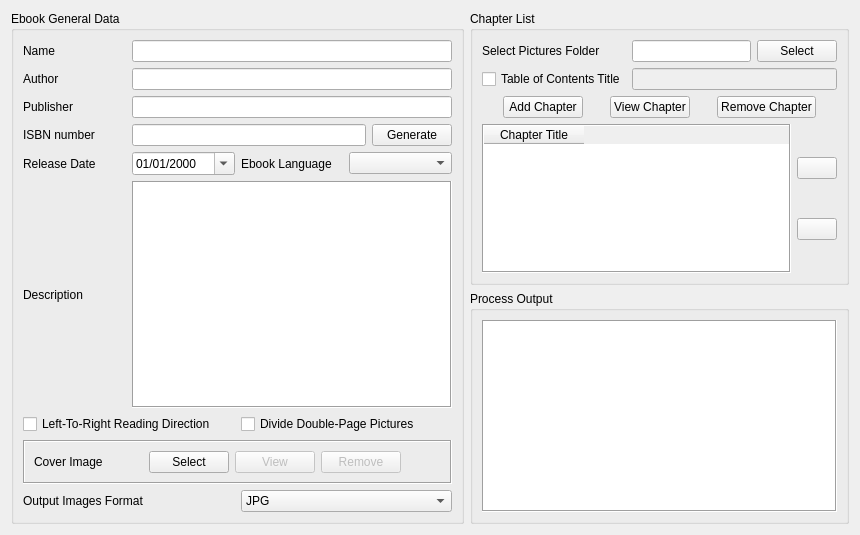
<?xml version="1.0" encoding="UTF-8"?>
<ui version="4.0">
 <class>MangaEditor</class>
 <widget class="QWidget" name="MangaEditor">
  <property name="geometry">
   <rect>
    <x>0</x>
    <y>0</y>
    <width>860</width>
    <height>535</height>
   </rect>
  </property>
  <property name="focusPolicy">
   <enum>Qt::NoFocus</enum>
  </property>
  <property name="windowTitle">
   <string>new-manga.opf</string>
  </property>
  <layout class="QGridLayout" name="gridLayout_3">
   <item row="0" column="1">
    <widget class="QGroupBox" name="groupBox_2">
     <property name="sizePolicy">
      <sizepolicy hsizetype="Expanding" vsizetype="Preferred">
       <horstretch>0</horstretch>
       <verstretch>0</verstretch>
      </sizepolicy>
     </property>
     <property name="title">
      <string>Chapter List</string>
     </property>
     <layout class="QGridLayout" name="gridLayout_2">
      <item row="0" column="0">
       <widget class="QLabel" name="label_8">
        <property name="text">
         <string>Select Pictures Folder</string>
        </property>
       </widget>
      </item>
      <item row="1" column="0">
       <widget class="QCheckBox" name="chkChapterTitle">
        <property name="text">
         <string>Table of Contents Title</string>
        </property>
       </widget>
      </item>
      <item row="0" column="1">
       <widget class="QLineEdit" name="txtPicFolder">
        <property name="focusPolicy">
         <enum>Qt::NoFocus</enum>
        </property>
        <property name="readOnly">
         <bool>true</bool>
        </property>
       </widget>
      </item>
      <item row="3" column="0" colspan="3">
       <widget class="QTableWidget" name="tblChapters">
        <property name="acceptDrops">
         <bool>true</bool>
        </property>
        <property name="toolTip">
         <string>&lt;html&gt;&lt;head/&gt;&lt;body&gt;&lt;p&gt;&lt;span style=&quot; font-weight:600;&quot;&gt;check line: &lt;/span&gt;insert the chapter into the Table of Contents.&lt;/p&gt;&lt;p&gt;&lt;span style=&quot; font-weight:600;&quot;&gt;uncheck line: &lt;/span&gt;add the chapter into the ebook but ignore it in Table of Contents.&lt;/p&gt;&lt;/body&gt;&lt;/html&gt;</string>
        </property>
        <property name="frameShape">
         <enum>QFrame::Box</enum>
        </property>
        <property name="selectionMode">
         <enum>QAbstractItemView::SingleSelection</enum>
        </property>
        <property name="selectionBehavior">
         <enum>QAbstractItemView::SelectRows</enum>
        </property>
        <column>
         <property name="text">
          <string>Chapter Title</string>
         </property>
        </column>
       </widget>
      </item>
      <item row="3" column="3">
       <layout class="QVBoxLayout" name="verticalLayout_3">
        <item>
         <widget class="QPushButton" name="btnUpArrow">
          <property name="enabled">
           <bool>true</bool>
          </property>
          <property name="sizePolicy">
           <sizepolicy hsizetype="Maximum" vsizetype="Fixed">
            <horstretch>0</horstretch>
            <verstretch>0</verstretch>
           </sizepolicy>
          </property>
          <property name="text">
           <string/>
          </property>
          <property name="icon">
           <iconset theme="arrow-up">
            <normaloff>.</normaloff>.</iconset>
          </property>
         </widget>
        </item>
        <item>
         <widget class="QPushButton" name="btnDownArrow">
          <property name="sizePolicy">
           <sizepolicy hsizetype="Maximum" vsizetype="Fixed">
            <horstretch>0</horstretch>
            <verstretch>0</verstretch>
           </sizepolicy>
          </property>
          <property name="text">
           <string/>
          </property>
          <property name="icon">
           <iconset theme="arrow-down">
            <normaloff>.</normaloff>.</iconset>
          </property>
         </widget>
        </item>
       </layout>
      </item>
      <item row="2" column="0" colspan="4">
       <layout class="QHBoxLayout" name="horizontalLayout_3">
        <item>
         <widget class="QPushButton" name="btnAddChapter">
          <property name="sizePolicy">
           <sizepolicy hsizetype="Maximum" vsizetype="Fixed">
            <horstretch>0</horstretch>
            <verstretch>0</verstretch>
           </sizepolicy>
          </property>
          <property name="text">
           <string>Add Chapter</string>
          </property>
         </widget>
        </item>
        <item>
         <widget class="QPushButton" name="btnViewChapter">
          <property name="sizePolicy">
           <sizepolicy hsizetype="Maximum" vsizetype="Fixed">
            <horstretch>0</horstretch>
            <verstretch>0</verstretch>
           </sizepolicy>
          </property>
          <property name="text">
           <string>View Chapter</string>
          </property>
         </widget>
        </item>
        <item>
         <widget class="QPushButton" name="btnRemoveChapter">
          <property name="enabled">
           <bool>true</bool>
          </property>
          <property name="sizePolicy">
           <sizepolicy hsizetype="Maximum" vsizetype="Fixed">
            <horstretch>0</horstretch>
            <verstretch>0</verstretch>
           </sizepolicy>
          </property>
          <property name="text">
           <string>Remove Chapter</string>
          </property>
         </widget>
        </item>
       </layout>
      </item>
      <item row="1" column="1" colspan="3">
       <widget class="QLineEdit" name="txtChapterTitle">
        <property name="enabled">
         <bool>false</bool>
        </property>
       </widget>
      </item>
      <item row="0" column="2" colspan="2">
       <widget class="QPushButton" name="btnSelectPicFolder">
        <property name="text">
         <string>Select</string>
        </property>
       </widget>
      </item>
     </layout>
     <zorder>tblChapters</zorder>
     <zorder>label_8</zorder>
     <zorder>chkChapterTitle</zorder>
     <zorder>txtChapterTitle</zorder>
     <zorder>txtPicFolder</zorder>
     <zorder>btnSelectPicFolder</zorder>
    </widget>
   </item>
   <item row="1" column="1">
    <widget class="QGroupBox" name="groupBox_3">
     <property name="sizePolicy">
      <sizepolicy hsizetype="Expanding" vsizetype="Preferred">
       <horstretch>0</horstretch>
       <verstretch>0</verstretch>
      </sizepolicy>
     </property>
     <property name="title">
      <string>Process Output</string>
     </property>
     <layout class="QVBoxLayout" name="verticalLayout">
      <item>
       <widget class="QPlainTextEdit" name="txtOutput">
        <property name="sizePolicy">
         <sizepolicy hsizetype="Expanding" vsizetype="Fixed">
          <horstretch>0</horstretch>
          <verstretch>0</verstretch>
         </sizepolicy>
        </property>
        <property name="focusPolicy">
         <enum>Qt::NoFocus</enum>
        </property>
        <property name="frameShape">
         <enum>QFrame::Box</enum>
        </property>
       </widget>
      </item>
     </layout>
    </widget>
   </item>
   <item row="0" column="0" rowspan="2">
    <widget class="QGroupBox" name="GeneralData">
     <property name="sizePolicy">
      <sizepolicy hsizetype="Expanding" vsizetype="Preferred">
       <horstretch>0</horstretch>
       <verstretch>0</verstretch>
      </sizepolicy>
     </property>
     <property name="title">
      <string>Ebook General Data</string>
     </property>
     <layout class="QGridLayout" name="gridLayout">
      <item row="6" column="2" colspan="2">
       <widget class="QCheckBox" name="chkDivideDouble">
        <property name="toolTip">
         <string>&lt;html&gt;&lt;head/&gt;&lt;body&gt;&lt;p&gt;&lt;span style=&quot; font-weight:600;&quot;&gt;unchecked:&lt;/span&gt; double-page pictures will be rotated counterclockwise and kept in the same page.&lt;/p&gt;&lt;p&gt;&lt;span style=&quot; font-weight:600;&quot;&gt;checked:&lt;/span&gt; doube-page pictures wil be half splitted and put in separated pages (the first and the second will determined by the selected reading direction - left-to-right will put the left side first and vice-versa).&lt;/p&gt;&lt;/body&gt;&lt;/html&gt;</string>
        </property>
        <property name="text">
         <string>Divide Double-Page Pictures</string>
        </property>
       </widget>
      </item>
      <item row="4" column="0">
       <widget class="QLabel" name="label_4">
        <property name="text">
         <string>Release Date</string>
        </property>
       </widget>
      </item>
      <item row="3" column="0">
       <widget class="QLabel" name="label_9">
        <property name="text">
         <string>ISBN number</string>
        </property>
       </widget>
      </item>
      <item row="2" column="1" colspan="3">
       <widget class="QLineEdit" name="txtPublisher"/>
      </item>
      <item row="4" column="3">
       <widget class="QComboBox" name="cboLanguage">
        <property name="toolTip">
         <string>If not selected, it will adopt the system's default language.</string>
        </property>
       </widget>
      </item>
      <item row="4" column="2">
       <widget class="QLabel" name="label_5">
        <property name="text">
         <string>Ebook Language</string>
        </property>
       </widget>
      </item>
      <item row="2" column="0">
       <widget class="QLabel" name="label_3">
        <property name="text">
         <string>Publisher</string>
        </property>
       </widget>
      </item>
      <item row="0" column="0">
       <widget class="QLabel" name="label">
        <property name="text">
         <string>Name</string>
        </property>
       </widget>
      </item>
      <item row="5" column="0">
       <widget class="QLabel" name="label_6">
        <property name="text">
         <string>Description</string>
        </property>
       </widget>
      </item>
      <item row="5" column="1" colspan="3">
       <widget class="QPlainTextEdit" name="txtDescription">
        <property name="frameShape">
         <enum>QFrame::Box</enum>
        </property>
        <property name="frameShadow">
         <enum>QFrame::Sunken</enum>
        </property>
        <property name="tabChangesFocus">
         <bool>true</bool>
        </property>
       </widget>
      </item>
      <item row="0" column="1" colspan="3">
       <widget class="QLineEdit" name="txtName">
        <property name="toolTip">
         <string/>
        </property>
       </widget>
      </item>
      <item row="1" column="1" colspan="3">
       <widget class="QLineEdit" name="txtAuthor"/>
      </item>
      <item row="6" column="0" colspan="2">
       <widget class="QCheckBox" name="chkLR">
        <property name="toolTip">
         <string>&lt;html&gt;&lt;head/&gt;&lt;body&gt;&lt;p&gt;&lt;span style=&quot; font-weight:600;&quot;&gt;unchecked:&lt;/span&gt; manga style (right to left)&lt;/p&gt;&lt;p&gt;&lt;span style=&quot; font-weight:600;&quot;&gt;checked:&lt;/span&gt; western comic style (left to right)&lt;/p&gt;&lt;/body&gt;&lt;/html&gt;</string>
        </property>
        <property name="text">
         <string>Left-To-Right Reading Direction</string>
        </property>
       </widget>
      </item>
      <item row="8" column="2" colspan="2">
       <widget class="QComboBox" name="cboOutputType">
        <property name="currentIndex">
         <number>0</number>
        </property>
        <item>
         <property name="text">
          <string>JPG</string>
         </property>
        </item>
        <item>
         <property name="text">
          <string>PNG</string>
         </property>
        </item>
        <item>
         <property name="text">
          <string>Same as the Input</string>
         </property>
        </item>
       </widget>
      </item>
      <item row="1" column="0">
       <widget class="QLabel" name="label_2">
        <property name="text">
         <string>Author</string>
        </property>
       </widget>
      </item>
      <item row="4" column="1">
       <widget class="QDateEdit" name="dteDate">
        <property name="displayFormat">
         <string>dd/MM/yyyy</string>
        </property>
        <property name="calendarPopup">
         <bool>true</bool>
        </property>
       </widget>
      </item>
      <item row="8" column="0" colspan="2">
       <widget class="QLabel" name="label_10">
        <property name="text">
         <string>Output Images Format</string>
        </property>
       </widget>
      </item>
      <item row="3" column="1" colspan="3">
       <layout class="QHBoxLayout" name="horizontalLayout_2">
        <item>
         <widget class="QLineEdit" name="txtISBN"/>
        </item>
        <item>
         <widget class="QPushButton" name="btnISBN">
          <property name="sizePolicy">
           <sizepolicy hsizetype="Maximum" vsizetype="Fixed">
            <horstretch>0</horstretch>
            <verstretch>0</verstretch>
           </sizepolicy>
          </property>
          <property name="text">
           <string>Generate</string>
          </property>
         </widget>
        </item>
       </layout>
      </item>
      <item row="7" column="0" colspan="4">
       <widget class="QFrame" name="frame">
        <property name="frameShape">
         <enum>QFrame::Box</enum>
        </property>
        <property name="frameShadow">
         <enum>QFrame::Sunken</enum>
        </property>
        <layout class="QHBoxLayout" name="horizontalLayout">
         <item>
          <widget class="QLabel" name="label_7">
           <property name="text">
            <string>Cover Image</string>
           </property>
          </widget>
         </item>
         <item>
          <spacer name="horizontalSpacer_2">
           <property name="orientation">
            <enum>Qt::Horizontal</enum>
           </property>
           <property name="sizeHint" stdset="0">
            <size>
             <width>40</width>
             <height>20</height>
            </size>
           </property>
          </spacer>
         </item>
         <item>
          <widget class="QPushButton" name="btnSelectCover">
           <property name="sizePolicy">
            <sizepolicy hsizetype="Maximum" vsizetype="Fixed">
             <horstretch>0</horstretch>
             <verstretch>0</verstretch>
            </sizepolicy>
           </property>
           <property name="text">
            <string>Select</string>
           </property>
          </widget>
         </item>
         <item>
          <widget class="QPushButton" name="btnViewCover">
           <property name="enabled">
            <bool>false</bool>
           </property>
           <property name="sizePolicy">
            <sizepolicy hsizetype="Maximum" vsizetype="Fixed">
             <horstretch>0</horstretch>
             <verstretch>0</verstretch>
            </sizepolicy>
           </property>
           <property name="text">
            <string>View</string>
           </property>
          </widget>
         </item>
         <item>
          <widget class="QPushButton" name="btnRemoveCover">
           <property name="enabled">
            <bool>false</bool>
           </property>
           <property name="sizePolicy">
            <sizepolicy hsizetype="Maximum" vsizetype="Fixed">
             <horstretch>0</horstretch>
             <verstretch>0</verstretch>
            </sizepolicy>
           </property>
           <property name="text">
            <string>Remove</string>
           </property>
          </widget>
         </item>
         <item>
          <spacer name="horizontalSpacer">
           <property name="orientation">
            <enum>Qt::Horizontal</enum>
           </property>
           <property name="sizeHint" stdset="0">
            <size>
             <width>40</width>
             <height>20</height>
            </size>
           </property>
          </spacer>
         </item>
        </layout>
       </widget>
      </item>
     </layout>
    </widget>
   </item>
  </layout>
 </widget>
 <tabstops>
  <tabstop>txtName</tabstop>
  <tabstop>txtAuthor</tabstop>
  <tabstop>txtPublisher</tabstop>
  <tabstop>txtISBN</tabstop>
  <tabstop>btnISBN</tabstop>
  <tabstop>dteDate</tabstop>
  <tabstop>cboLanguage</tabstop>
  <tabstop>txtDescription</tabstop>
  <tabstop>chkLR</tabstop>
  <tabstop>chkDivideDouble</tabstop>
  <tabstop>btnSelectCover</tabstop>
  <tabstop>btnViewCover</tabstop>
  <tabstop>btnRemoveCover</tabstop>
  <tabstop>cboOutputType</tabstop>
  <tabstop>btnSelectPicFolder</tabstop>
  <tabstop>chkChapterTitle</tabstop>
  <tabstop>txtChapterTitle</tabstop>
  <tabstop>btnAddChapter</tabstop>
  <tabstop>btnViewChapter</tabstop>
  <tabstop>btnRemoveChapter</tabstop>
  <tabstop>tblChapters</tabstop>
 </tabstops>
 <resources/>
 <connections>
  <connection>
   <sender>chkChapterTitle</sender>
   <signal>toggled(bool)</signal>
   <receiver>txtChapterTitle</receiver>
   <slot>setEnabled(bool)</slot>
   <hints>
    <hint type="sourcelabel">
     <x>707</x>
     <y>87</y>
    </hint>
    <hint type="destinationlabel">
     <x>764</x>
     <y>86</y>
    </hint>
   </hints>
  </connection>
 </connections>
</ui>
